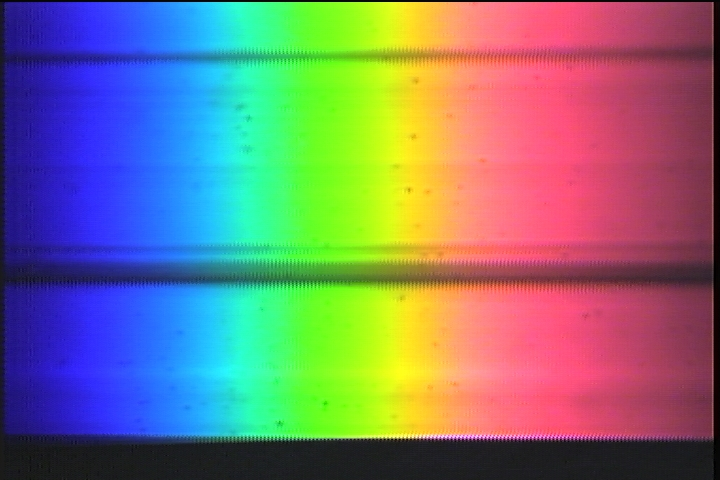
#> input picture Datos y código - Práctica 1/LuzBlanca0.jpg, 720 x 480 px
$ jupyter execute --allow-errors espectroscopia_optica_analisis.ipynb   (shell and % lines are left out)
#> lines starting #> are read from the running program, lines starting #| are printed output that depends on the picture
### Datos y código - Práctica 1/espectroscopia_optica_funcs.py
from typing import Callable, Union, Tuple

import cv2 as cv
import matplotlib.pyplot as plt
import numpy as np
import scipy.constants as cte
from matplotlib.gridspec import GridSpec
from scipy.signal import find_peaks


def balmer_wavelength(n: int) -> float:  # m
    '''Calcula la longitud de onda asociada a la linea de Balmer debido a la
    transición de un electrón desde el nivel n hasta el nive 2.
    '''
    # R_H según: https://es.wikipedia.org/wiki/Constante_de_Rydberg
    Ryd_hidrogeno = cte.Rydberg/(1 + cte.m_e/(cte.m_p + cte.m_n))  # m⁻¹
    return 1/(Ryd_hidrogeno*(1/4 - 1/n**2))  # m


# [70 lines left out: functions wavelength_to_RGB, scatter_wavelengths, not called in this run]


def get_linear_transformation(x0: float, x1: float,
                              y0: float, y1: float) -> Callable:
    m = (y1 - y0)/(x1 - x0)
    b = y0 - m*x0
    return lambda x: m*x + b


def get_column_intensity(file: str) -> np.ndarray:
    img = cv.imread(file,)
    grayscale = cv.cvtColor(img, cv.COLOR_BGR2GRAY)
    return np.sum(grayscale, axis=0)/grayscale.shape[0]


def get_wavelength_from_He(He_file: str, offset: int = 0) -> np.ndarray:
    '''Dada una imagen tomada del monocromador en la que se observan las
    lineas del helio, compara los máximos de intensidad medidos con los
    obtenidos del espectrómetro CCS200 e interpola (y extrapola) linealmente
    para devolver un array de longitudes de onda en nanometros. El valor en el
    i-ésimo elemento del array se corresponde con la longitud de onda de la luz
    que es medida en la i-ésima columna de pixeles en una imagen tomada con
    el monocromador y la cámara colocados en la misma posición.
    '''
    intensity = get_column_intensity(He_file)  # a.u.
    peaks = find_peaks(intensity,  # Indices de los picos de intensidad
                       prominence=10,
                       distance=20)
    peak_vals = intensity[peaks[0]]  # a.u. : Intensidad medida en los máximos
    order_max_max = np.argmax(peak_vals)  # Índice del máximo de intensidad
    if order_max_max == 0:  # Considero los primeros dos máximos detectados
        x0, x1 = peaks[0][:2] + offset
        pixel_to_wavelen = get_linear_transformation(x0, x1,
                                                     y0=588.87, y1=669.07)
    else:  # Considero el mayor máximo y el anterior
        x0, x1 = peaks[0][[order_max_max-1, order_max_max]] + offset
        pixel_to_wavelen = get_linear_transformation(x0, x1,
                                                     y0=502.60, y1=588.87)
    return pixel_to_wavelen(np.arange(intensity.size))  # nm


# [36 lines left out: function get_spectrum, not called in this run]

### Datos y código - Práctica 1/espectroscopia_optica_analisis.ipynb
# <center><b> Práctica 1 de Laboratorio 4 </b><br><u> Espectroscopía Óptica </u></center>

Grupo 1: Trinidad Borrel, Bruno Sivilotti, Agustín Brusco

[cell 1]
# Imports
import os

import numpy as np
import scipy.constants as cte
from scipy.signal import find_peaks
import cv2 as cv
from espectroscopia_optica_funcs import balmer_wavelength, wavelength_to_RGB,\
                                        get_column_intensity, get_wavelength_from_He

import matplotlib.pyplot as plt

# Formato para matplotlib
from matplotlib import rcParams
rcParams['font.family'] = 'serif'
rcParams['mathtext.fontset'] = 'cm'
rcParams['figure.dpi'] = 120
rcParams['legend.fontsize'] = 10
rcParams['axes.labelsize'] = 'large'
rcParams['axes.xmargin'] = 0

# Carga de los datos en entorno de colab
directory_path = os.getcwd()
folder_name = os.path.basename(directory_path)
if folder_name != 'Datos y código - Práctica 1':
    try:
        os.chdir("/content/Laboratorio_5_Datos/Datos y código - Práctica 1")
    except FileNotFoundError:
        !git clone https://github.com/agustinbrusco/Laboratorio_5_Datos.git
        os.chdir("/content/Laboratorio_5_Datos/Datos y código - Práctica 1")

# Formato para los gráficos:
MARKER_FMT = dict(markersize=6, markeredgewidth=0.25, markeredgecolor='k',)
SCATTER_FMT = dict(linewidths=0.15, edgecolors='k',)
ERROR_FMT = dict(ecolor='k', capsize=2,)

[cell 2]
# Mediciones del espectro de emisión del hidrógeno con espectrometro compacto
bal_lines = [balmer_wavelength(n)*1e9 for n in range(3, 10+1)]  # nm

wavelens_to_show = [(450, 700), (350, 800), (350, 900)]
#> (the rest of this cell did not finish here and is left out)

#> (a cell that did not finish here is left out)

[cell 4]
img = cv.imread('LuzBlanca0.jpg')
#> img is the input picture: shape (480, 720, 3); mean B, G, R 120.3, 120.7, 122.6
img_rows, img_cols, img_channels = img.shape
#> img_rows = 480; img_cols = 720; img_channels = 3

plt.imshow(cv.cvtColor(img, cv.COLOR_BGR2RGB))
plt.show()

[cell 5]
colors = np.sum(img, axis=0)/img.shape[0]
#> colors = 720 rows, first 8: [36.37, 24.12, 25.21], [42.06, 24.26, 26.05], [52.34, 22.3, 25.49], [62.86, 20.63, 25.16], [77.2, 22.47, 27.71], [93.68, 27.13, 33.87], [104.1, 26, 34.71], [109.5, 23.32, 33.19]
for c, color_response in zip('bgr', colors.T):
    plt.plot(color_response, f'{c}.-',
             mew=0.5, mec='k', lw=0.5, alpha=0.5)
#> this loop made 3 passes
#> c on passes 1 to 3: 'b', 'g', 'r'
plt.grid()
plt.ylabel('Intensidad [a.u.]')
plt.xlim(0, img_cols)
plt.show()
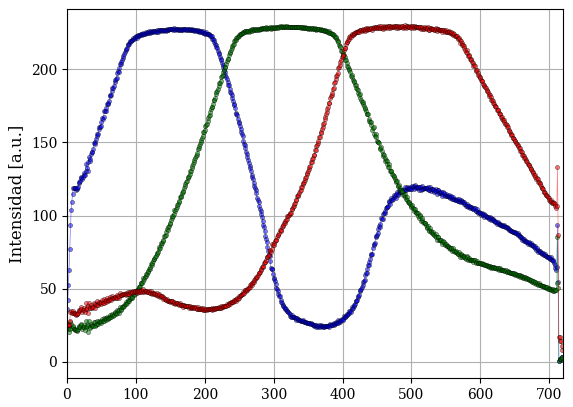
#> figure drawn by matplotlib, 1 panel; curve peaks at x = 156, y = 228.1; curve peaks at x = 320, y = 229.5; curve peaks at x = 490, y = 230.1

[cell 6]
img = cv.imread('Helio1.jpg',)
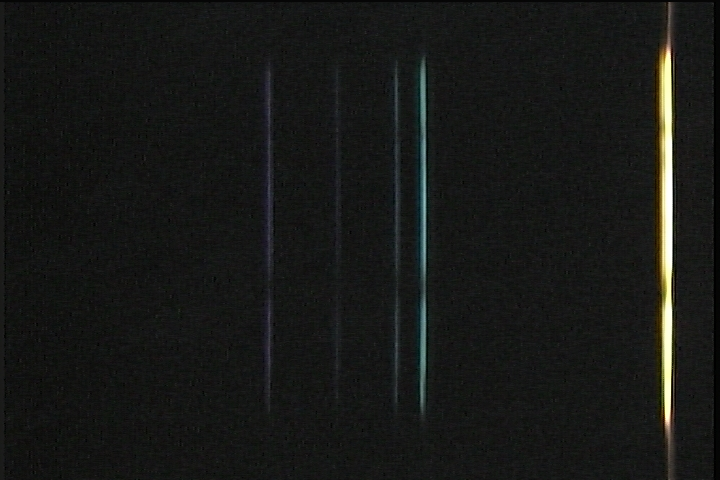
#> input picture Datos y código - Práctica 1/Helio1.jpg, 720 x 480 px
#> img is the input picture: shape (480, 720, 3); mean B, G, R 23.1, 25, 23.8

plt.imshow(cv.cvtColor(img, cv.COLOR_BGR2RGB))
plt.show()

grises = cv.cvtColor(img, cv.COLOR_BGR2GRAY)
intensidad = np.sum(grises, axis=0)/grises.shape[0]
#> intensidad = 720 values, max 214.6 at index 669, min 0.579 at index 715, mean 24.41

plt.plot(get_wavelength_from_He('Helio1.jpg'), intensidad, '.-', c='grey',
         mew=0.5, mec='k', lw=0.5, alpha=0.5)
#> in get_wavelength_from_He, `intensity = get_column_intensity(He_file)`: intensity has the same summary as intensidad outside get_wavelength_from_He
#> in get_wavelength_from_He, `peak_vals = intensity[peaks[0]]`: peak_vals = [46.52, 30.85, 49.51, 102.6, 214.6]
#> in get_wavelength_from_He, `order_max_max = np.argmax(peak_vals)`: order_max_max = 4
#> in get_wavelength_from_He, `x0, x1 = peaks[0][[order_max_max-1, order_max_max]] + offset`: x0 = 424; x1 = 669
#> in get_linear_transformation, `m = (y1 - y0)/(x1 - x0)`: m = 0.352
#> in get_linear_transformation, `b = y0 - m*x0`: b = 353.3
plt.grid()
plt.xlabel('Longitud de onda [nm]')
plt.ylabel('Intensidad [a.u.]')

plt.show()
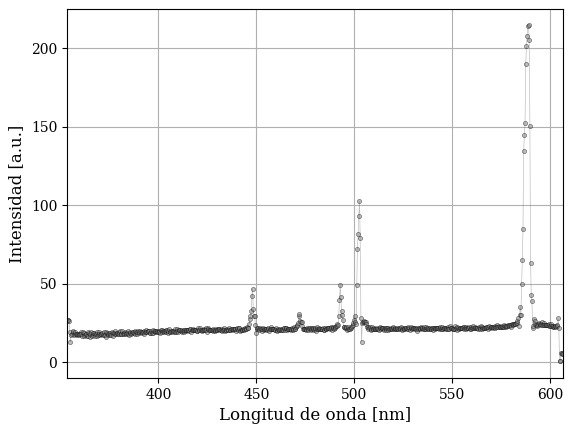
#> figure drawn by matplotlib, 1 panel; curve peaks at x = 588.9, y = 214.6
